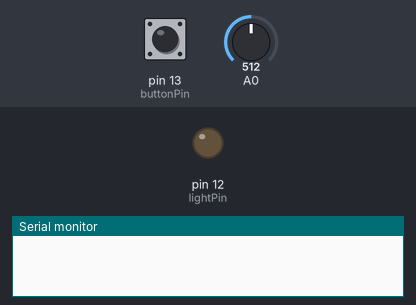
A sketch run on a simulated Arduino Uno, built with avr-gcc and run on an emulated ATmega328P. On the bench: output pins drawn as LEDs (lit = HIGH), the last lines printed to the serial monitor. Inputs (shaded band) come from the test bench; at power-on: pin 13 (buttonPin) LOW, A0 = 512. Random numbers use the default seed unless the sketch sets one.

Above: at 1.2 s.
1.3 s: pin 13 (buttonPin) pulled HIGH for 0.15 s
4.4 s: pin 13 (buttonPin) pulled HIGH for 1 s
6.9 s: pin 13 (buttonPin) pulled HIGH for 0.15 s
10.0 s: pin 13 (buttonPin) pulled HIGH for 3.2 s
14.7 s: pin 13 (buttonPin) pulled HIGH for 0.15 s
At 19.7 s:
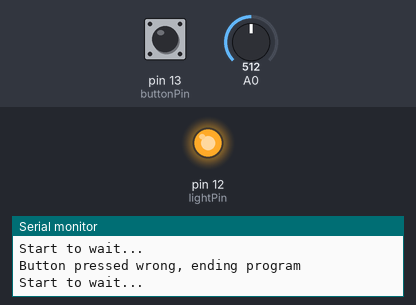
20.3 s: pin 13 (buttonPin) driven HIGH
At 21.5 s:
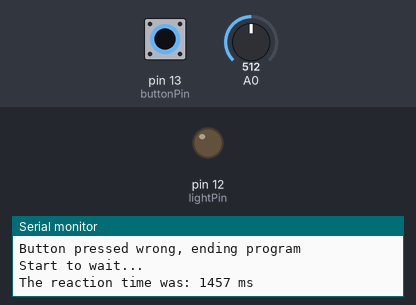
Timing chart, 0 to 22.8 s (numbered marks = the images above; inputs shaded):
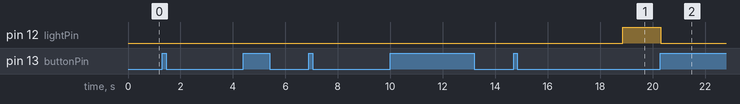

Measured:
- after the input at 14.7 s, pin 12 (lightPin): LOW → HIGH after 4.2 s
- after the input at 20.3 s, pin 12 (lightPin): HIGH → LOW at once

The sketch:

LA_121_0715_Sketch.ino
```cpp
// C++ code
//

const int buttonPin = 13;
const int lightPin = 12;

// 0 = Waiting for start
// 1 = Waiting for light on
// 2 = Waiting for user press
int status = 0;

long startTime;
long waitingTime;

void setup()
{
  pinMode(A0, INPUT);
  pinMode(buttonPin, INPUT);
  pinMode(12, OUTPUT);
  Serial.begin(9600);

}

void loop()
{

  bool buttonPressed = readButton();

  switch (status){
    case 0:
        if(buttonPressed){
          waitUntilButtonReleased();
          status = 1;
          waitingTime = 1000 * random(1, (analogRead(A0) / 100) + 1);
          Serial.println("Start to wait...");
          startTime = millis();
        }
        break;
    case 1:
      if(buttonPressed){
        Serial.println("Button pressed wrong, ending program");
        status = 0;
        waitUntilButtonReleased();
      } else {
        if(millis() - startTime >= waitingTime){
          status = 2;
          switchOnLight();
        }
      }
      break;
    case 2:
      if(buttonPressed){
        long reactionTime = millis() - startTime - waitingTime;
        status = 0;
        Serial.print("The reaction time was: ");
        Serial.print(reactionTime);
        Serial.println(" ms");
        switchOffLight();
        waitUntilButtonReleased();
      }
      break;
  }
  delay(10);
}

bool readButton() {
  return digitalRead(buttonPin) == HIGH;
}

void waitUntilButtonReleased(){
  while(readButton()){
    delay(10);
  }
}

void switchOnLight(){
  digitalWrite(lightPin, HIGH);
}

void switchOffLight(){
  digitalWrite(lightPin, LOW);
}
```
